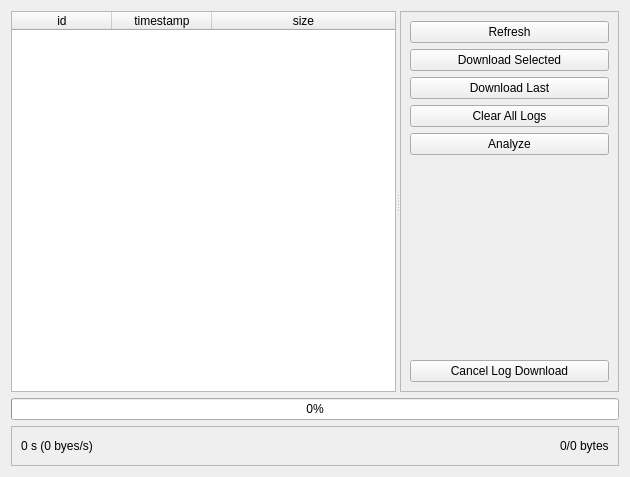
<?xml version="1.0" encoding="UTF-8"?>
<ui version="4.0">
 <class>LogsWindow</class>
 <widget class="QWidget" name="LogsWindow">
  <property name="geometry">
   <rect>
    <x>0</x>
    <y>0</y>
    <width>630</width>
    <height>477</height>
   </rect>
  </property>
  <property name="windowTitle">
   <string>Logs</string>
  </property>
  <layout class="QVBoxLayout" name="verticalLayout_2">
   <item>
    <widget class="QSplitter" name="splitter">
     <property name="sizePolicy">
      <sizepolicy hsizetype="Expanding" vsizetype="Expanding">
       <horstretch>0</horstretch>
       <verstretch>0</verstretch>
      </sizepolicy>
     </property>
     <property name="orientation">
      <enum>Qt::Orientation::Horizontal</enum>
     </property>
     <widget class="QTableWidget" name="tableWidget">
      <property name="autoScroll">
       <bool>true</bool>
      </property>
      <property name="alternatingRowColors">
       <bool>true</bool>
      </property>
      <property name="selectionMode">
       <enum>QAbstractItemView::SelectionMode::SingleSelection</enum>
      </property>
      <property name="selectionBehavior">
       <enum>QAbstractItemView::SelectionBehavior::SelectRows</enum>
      </property>
      <property name="sortingEnabled">
       <bool>true</bool>
      </property>
      <attribute name="horizontalHeaderStretchLastSection">
       <bool>true</bool>
      </attribute>
      <column>
       <property name="text">
        <string>id</string>
       </property>
      </column>
      <column>
       <property name="text">
        <string>timestamp</string>
       </property>
      </column>
      <column>
       <property name="text">
        <string>size</string>
       </property>
      </column>
     </widget>
     <widget class="QFrame" name="frame">
      <property name="frameShape">
       <enum>QFrame::Shape::StyledPanel</enum>
      </property>
      <property name="frameShadow">
       <enum>QFrame::Shadow::Raised</enum>
      </property>
      <layout class="QVBoxLayout" name="verticalLayout">
       <item>
        <widget class="QPushButton" name="buttonRefresh">
         <property name="text">
          <string>Refresh</string>
         </property>
        </widget>
       </item>
       <item>
        <widget class="QPushButton" name="buttonDownloadSelected">
         <property name="text">
          <string>Download Selected</string>
         </property>
        </widget>
       </item>
       <item>
        <widget class="QPushButton" name="buttonDownloadLast">
         <property name="text">
          <string>Download Last</string>
         </property>
        </widget>
       </item>
       <item>
        <widget class="QPushButton" name="buttonClearLogs">
         <property name="text">
          <string>Clear All Logs</string>
         </property>
        </widget>
       </item>
       <item>
        <widget class="QPushButton" name="buttonAnalyzeLog">
         <property name="text">
          <string>Analyze</string>
         </property>
        </widget>
       </item>
       <item>
        <spacer name="verticalSpacer">
         <property name="orientation">
          <enum>Qt::Orientation::Vertical</enum>
         </property>
         <property name="sizeHint" stdset="0">
          <size>
           <width>20</width>
           <height>293</height>
          </size>
         </property>
        </spacer>
       </item>
       <item>
        <widget class="QPushButton" name="buttonCancelDownload">
         <property name="text">
          <string>Cancel Log Download</string>
         </property>
        </widget>
       </item>
      </layout>
     </widget>
    </widget>
   </item>
   <item>
    <widget class="QProgressBar" name="progressBar">
     <property name="value">
      <number>0</number>
     </property>
    </widget>
   </item>
   <item>
    <widget class="QFrame" name="frame_2">
     <property name="frameShape">
      <enum>QFrame::Shape::StyledPanel</enum>
     </property>
     <property name="frameShadow">
      <enum>QFrame::Shadow::Raised</enum>
     </property>
     <layout class="QHBoxLayout" name="horizontalLayout">
      <item>
       <widget class="QLabel" name="downloadTime">
        <property name="text">
         <string>0 s (0 byes/s)</string>
        </property>
       </widget>
      </item>
      <item>
       <spacer name="horizontalSpacer">
        <property name="orientation">
         <enum>Qt::Orientation::Horizontal</enum>
        </property>
        <property name="sizeHint" stdset="0">
         <size>
          <width>40</width>
          <height>20</height>
         </size>
        </property>
       </spacer>
      </item>
      <item>
       <widget class="QLabel" name="recievedBytes">
        <property name="text">
         <string>0/0 bytes</string>
        </property>
       </widget>
      </item>
     </layout>
    </widget>
   </item>
  </layout>
 </widget>
 <resources/>
 <connections/>
</ui>
